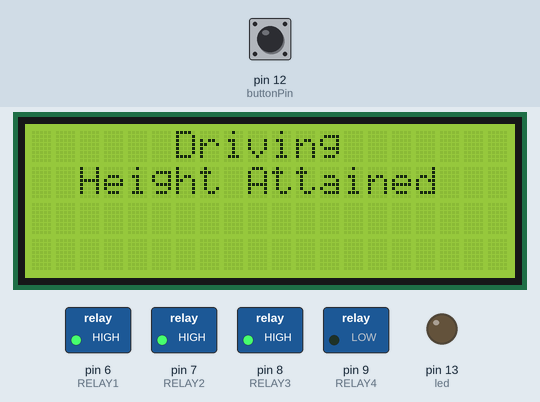
Simulated run of this sketch. Board: Arduino Uno, built with avr-gcc and run on an emulated ATmega328P. On the bench: 20×4 character LCD, switched loads named in the sketch (green lamp = pin HIGH), output pins drawn as LEDs (lit = HIGH). Dashed ring = blinking. Inputs (shaded band) come from the test bench; at power-on: pin 12 (buttonPin) LOW.

Above: at 2.7 s.
At 5.8 s:
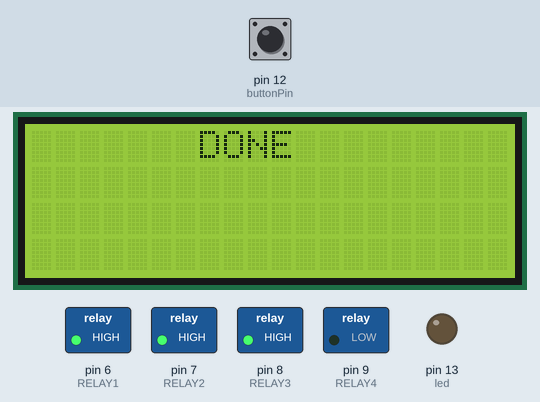
5.9 s: pin 12 (buttonPin) pulled HIGH for 0.15 s
At 6.9 s:
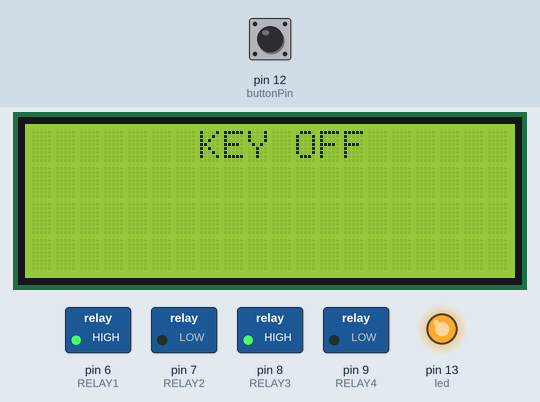
9.0 s: pin 12 (buttonPin) pulled HIGH for 3.2 s
At 11.98 s:
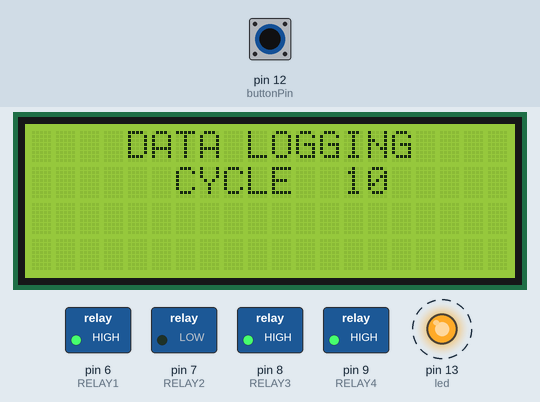
16.7 s: pin 12 (buttonPin) driven LOW
18.8 s: pin 12 (buttonPin) driven HIGH
At 18.96 s:
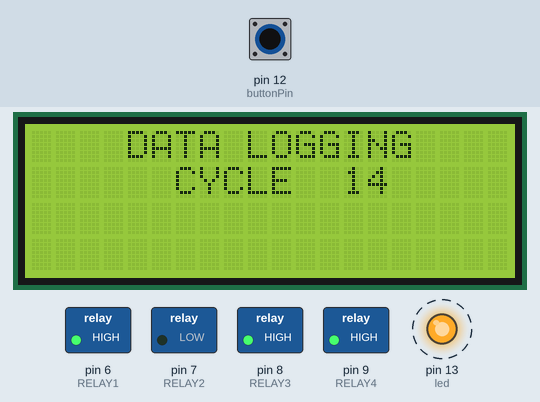
Timing chart, 0 to 22.8 s (numbered marks = the images above; inputs shaded):
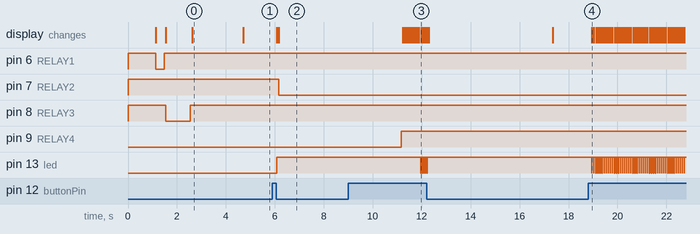

The sketch:

v.21.ino
```cpp
#include <LiquidCrystal_I2C.h>
#include <Wire.h>
#define RELAY1  6
#define RELAY2  7
#define RELAY3  8
#define RELAY4  9

int led = 13;
int var = 0;
int buttonState = 0;
const int buttonPin = 12;

LiquidCrystal_I2C lcd(0x3F,20,4);

void setup()
{
  buttonState = digitalRead(buttonPin);
  pinMode(led, OUTPUT);
  pinMode(buttonPin, INPUT);
  pinMode(RELAY1, OUTPUT);
  pinMode(RELAY2, OUTPUT);
  pinMode(RELAY3, OUTPUT);
  pinMode(RELAY4, OUTPUT);
  digitalWrite(RELAY1,HIGH);          // Turns Relay Off
  digitalWrite(RELAY2,HIGH);
  digitalWrite(RELAY3,HIGH);
  digitalWrite(RELAY4,LOW);
  lcd.init();
  lcd.backlight();
  lcd.setCursor(7, 0);
  lcd.print("KEY ON");
  delay (1000);
  lcd.init();
  lcd.backlight();
  lcd.setCursor(5, 0);
  lcd.print("AIRING UP");
  digitalWrite(RELAY1,LOW);
  delay (330);
  digitalWrite(RELAY1,HIGH);
  lcd.init();
  lcd.backlight();
  lcd.setCursor(6, 0);
  lcd.print("LEVELING");
  digitalWrite(RELAY3,LOW);
  delay(1000);
  digitalWrite(RELAY3,HIGH);
  lcd.init();
  lcd.backlight();
  lcd.setCursor(6, 0);
  lcd.print("Driving");
  lcd.setCursor(2, 1);
  lcd.print("Height Attained");
  delay(2000);
}

void loop(){
  while (buttonState == 1) {
    buttonState = digitalRead(buttonPin);
    digitalRead(buttonPin);
    if (buttonState == 1) {
      buttonState = digitalRead(buttonPin);
      lcd.init();
      lcd.backlight();
      lcd.setCursor(4, 0);
      lcd.print("DATA LOGGING");
      var++;
      digitalWrite(led, LOW);
      lcd.setCursor(6, 1);
      lcd.print("CYCLE");
      lcd.setCursor(13,1);
      lcd.print(var);
      digitalWrite(led, HIGH);
      digitalRead(buttonPin);
    }
    else {
      digitalRead(buttonPin);
      lcd.init();
      lcd.backlight();
      lcd.setCursor(7, 0);
      lcd.print("KEY OFF");
      digitalWrite(RELAY2,LOW);
      delay(5000);
      digitalWrite(RELAY4,HIGH); //arduino shutoff
    }
  }
  buttonState = digitalRead(buttonPin);
  digitalRead(buttonPin);
  lcd.init();
  lcd.backlight();
  lcd.setCursor(7, 0);
  lcd.print("DONE");
}
```

Measured:
- after the input at 5.9 s, pin 7 (RELAY2): HIGH → LOW after 0.26 s; pin 13 (led): LOW → HIGH after 0.18 s; the display: first changes after 0.18 s (image 2 shows a later state)
- after the input at 9.0 s, pin 13 (led): alternates HIGH for 0.08 s and LOW for 0.01 s, 8 changes in all, then stays HIGH, starting after 3.0 s; the display: first differs from a run without the input after 2.3 s (image 3 shows a later state)
- after the input at 18.8 s, pin 13 (led): alternates HIGH for 0.08 s and LOW for 0.01 s, starting after 0.15 s; the display: changes after 0.16 s (image 4)
- what the display in image 0 shows lasts 2.1 s, from 2.6 s to 4.7 s
